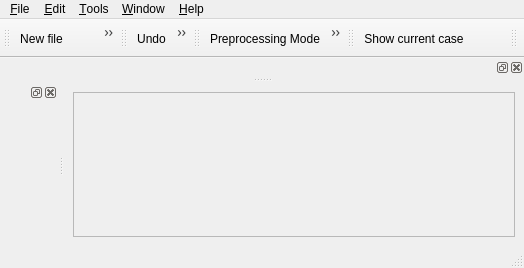
<?xml version="1.0" encoding="UTF-8"?>
<ui version="4.0">
 <author>A. DOUCE</author>
 <class>MainForm</class>
 <widget class="QMainWindow" name="MainForm">
  <property name="geometry">
   <rect>
    <x>0</x>
    <y>0</y>
    <width>524</width>
    <height>268</height>
   </rect>
  </property>
  <property name="windowTitle">
   <string>Interface Code_Saturne</string>
  </property>
  <property name="dockOptions">
   <set>QMainWindow::AllowNestedDocks|QMainWindow::AllowTabbedDocks|QMainWindow::AnimatedDocks</set>
  </property>
  <widget class="QWidget" name="centralwidget">
   <layout class="QGridLayout">
    <item row="0" column="0">
     <widget class="QFrame" name="frame">
      <property name="frameShape">
       <enum>QFrame::StyledPanel</enum>
      </property>
      <property name="frameShadow">
       <enum>QFrame::Sunken</enum>
      </property>
      <layout class="QGridLayout"/>
     </widget>
    </item>
   </layout>
  </widget>
  <widget class="QMenuBar" name="menubar">
   <property name="geometry">
    <rect>
     <x>0</x>
     <y>0</y>
     <width>524</width>
     <height>29</height>
    </rect>
   </property>
   <widget class="QMenu" name="menuO_ptions">
    <property name="title">
     <string>&amp;Tools</string>
    </property>
    <addaction name="openXtermAction"/>
    <addaction name="separator"/>
    <addaction name="displayCaseAction"/>
    <addaction name="actionPrepro"/>
    <addaction name="actionCalculation"/>
   </widget>
   <widget class="QMenu" name="menu_Edit">
    <property name="title">
     <string>&amp;Edit</string>
    </property>
    <addaction name="actionUndo"/>
    <addaction name="actionRedo"/>
   </widget>
   <widget class="QMenu" name="menu_Help">
    <property name="title">
     <string>&amp;Help</string>
    </property>
    <widget class="QMenu" name="menu_User_manuals">
     <property name="title">
      <string>&amp;User manuals</string>
     </property>
     <property name="icon">
      <iconset resource="resource_base.qrc">
       <normaloff>:/icons/22x22/x-office-address-book.png</normaloff>:/icons/22x22/x-office-address-book.png</iconset>
     </property>
     <addaction name="displayCSManualAction"/>
     <addaction name="displayNCManualAction"/>
     <addaction name="displayCSTutorialAction"/>
     <addaction name="displayCSKernelAction"/>
     <addaction name="displayCSRefcardAction"/>
     <addaction name="displayCSDoxygenAction"/>
    </widget>
    <addaction name="displayAboutAction"/>
    <addaction name="displayLicenceAction"/>
    <addaction name="separator"/>
    <addaction name="menu_User_manuals"/>
   </widget>
   <widget class="QMenu" name="menu_Window">
    <property name="title">
     <string>&amp;Window</string>
    </property>
    <addaction name="IdentityAction"/>
    <addaction name="BrowserAction"/>
    <addaction name="separator"/>
    <addaction name="backgroundColorAction"/>
    <addaction name="actionFont"/>
    <addaction name="RestoreStyleDefaults"/>
   </widget>
   <widget class="QMenu" name="menu_File">
    <property name="title">
     <string>&amp;File</string>
    </property>
    <widget class="QMenu" name="menuRecent">
     <property name="title">
      <string>Recent file</string>
     </property>
     <property name="icon">
      <iconset resource="resource_base.qrc">
       <normaloff>:/icons/22x22/format-justify-fill.png</normaloff>:/icons/22x22/format-justify-fill.png</iconset>
     </property>
    </widget>
    <addaction name="caseNewAction"/>
    <addaction name="fileNewAction"/>
    <addaction name="fileOpenAction"/>
    <addaction name="menuRecent"/>
    <addaction name="separator"/>
    <addaction name="fileSaveAction"/>
    <addaction name="filePythonAction"/>
    <addaction name="fileSaveAsAction"/>
    <addaction name="separator"/>
    <addaction name="fileCloseAction"/>
    <addaction name="fileQuitAction"/>
   </widget>
   <addaction name="menu_File"/>
   <addaction name="menu_Edit"/>
   <addaction name="menuO_ptions"/>
   <addaction name="menu_Window"/>
   <addaction name="menu_Help"/>
  </widget>
  <widget class="QStatusBar" name="statusbar"/>
  <widget class="QToolBar" name="toolBar">
   <property name="windowTitle">
    <string>toolBar</string>
   </property>
   <attribute name="toolBarArea">
    <enum>TopToolBarArea</enum>
   </attribute>
   <attribute name="toolBarBreak">
    <bool>false</bool>
   </attribute>
   <addaction name="fileNewAction"/>
   <addaction name="fileOpenAction"/>
   <addaction name="fileSaveAction"/>
   <addaction name="fileCloseAction"/>
   <addaction name="fileQuitAction"/>
  </widget>
  <widget class="QToolBar" name="toolBar_2">
   <property name="windowTitle">
    <string>toolBar_2</string>
   </property>
   <attribute name="toolBarArea">
    <enum>TopToolBarArea</enum>
   </attribute>
   <attribute name="toolBarBreak">
    <bool>false</bool>
   </attribute>
   <addaction name="actionUndo"/>
   <addaction name="actionRedo"/>
  </widget>
  <widget class="QToolBar" name="toolBar_3">
   <property name="windowTitle">
    <string>toolBar_3</string>
   </property>
   <attribute name="toolBarArea">
    <enum>TopToolBarArea</enum>
   </attribute>
   <attribute name="toolBarBreak">
    <bool>false</bool>
   </attribute>
   <addaction name="actionPrepro"/>
   <addaction name="actionCalculation"/>
  </widget>
  <widget class="QToolBar" name="toolBar_4">
   <property name="windowTitle">
    <string>toolBar_4</string>
   </property>
   <attribute name="toolBarArea">
    <enum>TopToolBarArea</enum>
   </attribute>
   <attribute name="toolBarBreak">
    <bool>false</bool>
   </attribute>
   <addaction name="displayCaseAction"/>
  </widget>
  <widget class="QToolBar" name="toolBar_5">
   <property name="windowTitle">
    <string>toolBar_5</string>
   </property>
   <property name="layoutDirection">
    <enum>Qt::RightToLeft</enum>
   </property>
   <attribute name="toolBarArea">
    <enum>TopToolBarArea</enum>
   </attribute>
   <attribute name="toolBarBreak">
    <bool>false</bool>
   </attribute>
   <addaction name="displayLogo"/>
  </widget>
  <widget class="QDockWidget" name="dockWidgetIdentity">
   <attribute name="dockWidgetArea">
    <number>4</number>
   </attribute>
   <widget class="QWidget" name="dockWidgetIdentityContents"/>
  </widget>
  <widget class="QDockWidget" name="dockWidgetBrowser">
   <attribute name="dockWidgetArea">
    <number>1</number>
   </attribute>
   <widget class="QWidget" name="dockWidgetBrowserContents"/>
  </widget>
  <action name="fileOpenAction">
   <property name="icon">
    <iconset resource="resource_base.qrc">
     <normaloff>:/icons/22x22/document-open.png</normaloff>:/icons/22x22/document-open.png</iconset>
   </property>
   <property name="text">
    <string>&amp;Open</string>
   </property>
   <property name="toolTip">
    <string>Open an existing case</string>
   </property>
   <property name="statusTip">
    <string>Open an existing case.</string>
   </property>
   <property name="shortcut">
    <string>Ctrl+O</string>
   </property>
  </action>
  <action name="fileNewAction">
   <property name="icon">
    <iconset resource="resource_base.qrc">
     <normaloff>:/icons/22x22/document-new.png</normaloff>:/icons/22x22/document-new.png</iconset>
   </property>
   <property name="text">
    <string>&amp;New file</string>
   </property>
   <property name="statusTip">
    <string>Open a new case.</string>
   </property>
   <property name="shortcut">
    <string>Ctrl+N</string>
   </property>
  </action>
  <action name="fileSaveAction">
   <property name="icon">
    <iconset resource="resource_base.qrc">
     <normaloff>:/icons/22x22/document-save.png</normaloff>:/icons/22x22/document-save.png</iconset>
   </property>
   <property name="text">
    <string>&amp;Save</string>
   </property>
   <property name="statusTip">
    <string>Save the current case.</string>
   </property>
   <property name="shortcut">
    <string>Ctrl+S</string>
   </property>
  </action>
  <action name="filePythonAction">
   <property name="icon">
    <iconset resource="resource_base.qrc">
     <normaloff>:/icons/22x22/document-save.png</normaloff>:/icons/22x22/document-save.png</iconset>
   </property>
   <property name="text">
    <string>&amp;Dump python</string>
   </property>
   <property name="statusTip">
    <string>Dump python file.</string>
   </property>
  </action>
  <action name="fileSaveAsAction">
   <property name="icon">
    <iconset resource="resource_base.qrc">
     <normaloff>:/icons/22x22/document-save-as.png</normaloff>:/icons/22x22/document-save-as.png</iconset>
   </property>
   <property name="text">
    <string>Sa&amp;ve as ...</string>
   </property>
   <property name="statusTip">
    <string>Save as.</string>
   </property>
  </action>
  <action name="fileCloseAction">
   <property name="icon">
    <iconset resource="resource_base.qrc">
     <normaloff>:/icons/22x22/process-stop.png</normaloff>:/icons/22x22/process-stop.png</iconset>
   </property>
   <property name="text">
    <string>&amp;Close</string>
   </property>
   <property name="statusTip">
    <string>Close</string>
   </property>
   <property name="shortcut">
    <string>Ctrl+W</string>
   </property>
  </action>
  <action name="openXtermAction">
   <property name="icon">
    <iconset resource="resource_base.qrc">
     <normaloff>:/icons/22x22/utilities-terminal.png</normaloff>:/icons/22x22/utilities-terminal.png</iconset>
   </property>
   <property name="text">
    <string>&amp;Open shell</string>
   </property>
   <property name="statusTip">
    <string>Open shell</string>
   </property>
   <property name="shortcut">
    <string>Ctrl+T</string>
   </property>
  </action>
  <action name="displayCaseAction">
   <property name="icon">
    <iconset resource="resource_base.qrc">
     <normaloff>:/icons/22x22/text-xml.png</normaloff>:/icons/22x22/text-xml.png</iconset>
   </property>
   <property name="text">
    <string>&amp;Show current case</string>
   </property>
   <property name="statusTip">
    <string>Show current case.</string>
   </property>
   <property name="shortcut">
    <string>Ctrl+P</string>
   </property>
  </action>
  <action name="displayLogo">
   <property name="icon">
    <iconset resource="resource_base.qrc">
     <normaloff>:/icons/22x22/MONO-bulle-HD.png</normaloff>:/icons/22x22/MONO-bulle-HD.png</iconset>
   </property>
  </action>
  <action name="reload_modulesAction">
   <property name="icon">
    <iconset>
     <normaloff>:/icons/22x22/view-refresh.png</normaloff>:/icons/22x22/view-refresh.png</iconset>
   </property>
   <property name="text">
    <string>&amp;Reload all loaded modules</string>
   </property>
   <property name="statusTip">
    <string>Reload all loaded modules.</string>
   </property>
   <property name="shortcut">
    <string>Ctrl+A</string>
   </property>
  </action>
  <action name="reload_pageAction">
   <property name="icon">
    <iconset>
     <normaloff>:/icons/22x22/view-refresh.png</normaloff>:/icons/22x22/view-refresh.png</iconset>
   </property>
   <property name="text">
    <string>R&amp;eload the loaded page</string>
   </property>
   <property name="statusTip">
    <string>Reload the loaded page.</string>
   </property>
   <property name="shortcut">
    <string>Ctrl+R</string>
   </property>
  </action>
  <action name="displayAboutAction">
   <property name="icon">
    <iconset resource="resource_base.qrc">
     <normaloff>:/icons/22x22/help-browser.png</normaloff>:/icons/22x22/help-browser.png</iconset>
   </property>
   <property name="text">
    <string>&amp;About</string>
   </property>
   <property name="statusTip">
    <string>About.</string>
   </property>
  </action>
  <action name="displayLicenceAction">
   <property name="icon">
    <iconset resource="resource_base.qrc">
     <normaloff>:/icons/22x22/application-certificate.png</normaloff>:/icons/22x22/application-certificate.png</iconset>
   </property>
   <property name="text">
    <string>&amp;Licence</string>
   </property>
   <property name="statusTip">
    <string>Licence.</string>
   </property>
  </action>
  <action name="displayCSManualAction">
   <property name="text">
    <string>&amp;Code_Saturne</string>
   </property>
   <property name="statusTip">
    <string>Code_Saturne user manual.</string>
   </property>
   <property name="shortcut">
    <string>F1</string>
   </property>
  </action>
  <action name="displayNCManualAction">
   <property name="text">
    <string>&amp;NEPTUNE_CFD</string>
   </property>
   <property name="statusTip">
    <string>NEPTUNE_CFD user manual.</string>
   </property>
  </action>
  <action name="displayCSTutorialAction">
   <property name="text">
    <string>&amp;Code_Saturne tutorial</string>
   </property>
   <property name="statusTip">
    <string>Code_Saturne tutorial.</string>
   </property>
   <property name="shortcut">
    <string>F2</string>
   </property>
  </action>
  <action name="displayCSKernelAction">
   <property name="text">
    <string>&amp;Code_Saturne Kernel</string>
   </property>
   <property name="statusTip">
    <string>Code_Saturne theory and programmer's guide.</string>
   </property>
   <property name="shortcut">
    <string>F3</string>
   </property>
  </action>
  <action name="displayCSRefcardAction">
   <property name="text">
    <string>&amp;Code_Saturne reference card</string>
   </property>
   <property name="statusTip">
    <string>Code_Saturne quick reference card.</string>
   </property>
   <property name="shortcut">
    <string>F4</string>
   </property>
  </action>
  <action name="displayCSDoxygenAction">
   <property name="text">
    <string>&amp;Code_Saturne doxygen</string>
   </property>
   <property name="statusTip">
    <string>Code_Saturne quick doxygen.</string>
   </property>
   <property name="shortcut">
    <string>F5</string>
   </property>
  </action>
  <action name="IdentityAction">
   <property name="checkable">
    <bool>true</bool>
   </property>
   <property name="checked">
    <bool>true</bool>
   </property>
   <property name="text">
    <string>&amp;Identity</string>
   </property>
   <property name="statusTip">
    <string>Show/Hide the identity window.</string>
   </property>
   <property name="shortcut">
    <string>Ctrl+I</string>
   </property>
  </action>
  <action name="BrowserAction">
   <property name="checkable">
    <bool>true</bool>
   </property>
   <property name="checked">
    <bool>true</bool>
   </property>
   <property name="text">
    <string>&amp;Browser</string>
   </property>
   <property name="statusTip">
    <string>Show/Hide the browser window.</string>
   </property>
   <property name="shortcut">
    <string>Ctrl+B</string>
   </property>
  </action>
  <action name="fileQuitAction">
   <property name="icon">
    <iconset resource="resource_base.qrc">
     <normaloff>:/icons/22x22/system-log-out.png</normaloff>:/icons/22x22/system-log-out.png</iconset>
   </property>
   <property name="text">
    <string>&amp;Quit</string>
   </property>
   <property name="statusTip">
    <string>Quit</string>
   </property>
   <property name="shortcut">
    <string>Ctrl+Q</string>
   </property>
  </action>
  <action name="backgroundColorAction">
   <property name="icon">
    <iconset resource="resource_base.qrc">
     <normaloff>:/icons/22x22/preferences-desktop-wallpaper.png</normaloff>:/icons/22x22/preferences-desktop-wallpaper.png</iconset>
   </property>
   <property name="text">
    <string>Background color</string>
   </property>
  </action>
  <action name="actionFont">
   <property name="icon">
    <iconset resource="resource_base.qrc">
     <normaloff>:/icons/22x22/preferences-desktop-font.png</normaloff>:/icons/22x22/preferences-desktop-font.png</iconset>
   </property>
   <property name="text">
    <string>Font</string>
   </property>
  </action>
  <action name="actionUndo">
   <property name="checkable">
    <bool>false</bool>
   </property>
   <property name="enabled">
    <bool>true</bool>
   </property>
   <property name="icon">
    <iconset resource="resource_base.qrc">
     <normaloff>:/icons/22x22/edit-undo.png</normaloff>:/icons/22x22/edit-undo.png</iconset>
   </property>
   <property name="text">
    <string>&amp;Undo</string>
   </property>
   <property name="shortcut">
    <string>Ctrl+Z</string>
   </property>
  </action>
  <action name="actionRedo">
   <property name="icon">
    <iconset resource="resource_base.qrc">
     <normaloff>:/icons/22x22/edit-redo.png</normaloff>:/icons/22x22/edit-redo.png</iconset>
   </property>
   <property name="text">
    <string>&amp;Redo</string>
   </property>
   <property name="shortcut">
    <string>Ctrl+Shift+Z</string>
   </property>
  </action>
  <action name="actionPrepro">
   <property name="icon">
    <iconset resource="resource_base.qrc">
     <normaloff>:/icons/22x22/prepro-mode.png</normaloff>:/icons/22x22/prepro-mode.png</iconset>
   </property>
   <property name="text">
    <string>&amp;Preprocessing Mode</string>
   </property>
  </action>
  <action name="actionCalculation">
   <property name="icon">
    <iconset resource="resource_base.qrc">
     <normaloff>:/icons/22x22/calc-mode.png</normaloff>:/icons/22x22/calc-mode.png</iconset>
   </property>
   <property name="text">
    <string>&amp;Calculation Mode</string>
   </property>
  </action>
  <action name="caseNewAction">
   <property name="icon">
    <iconset resource="resource_base.qrc">
     <normaloff>:/icons/22x22/document-new.png</normaloff>:/icons/22x22/document-new.png</iconset>
   </property>
   <property name="text">
    <string>&amp;New case</string>
   </property>
   <property name="toolTip">
    <string>New case</string>
   </property>
   <property name="statusTip">
    <string>Open a new case.</string>
   </property>
  </action>
  <action name="RestoreStyleDefaults">
   <property name="text">
    <string>Restore Defaults</string>
   </property>
  </action>
 </widget>
 <resources>
  <include location="resource_base.qrc"/>
 </resources>
 <connections/>
</ui>
